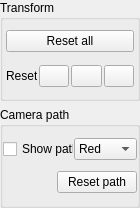
<?xml version="1.0" encoding="UTF-8"?>
<ui version="4.0">
 <class>CameraOptionsWidget</class>
 <widget class="QWidget" name="CameraOptionsWidget">
  <property name="geometry">
   <rect>
    <x>0</x>
    <y>0</y>
    <width>140</width>
    <height>208</height>
   </rect>
  </property>
  <property name="minimumSize">
   <size>
    <width>140</width>
    <height>0</height>
   </size>
  </property>
  <layout class="QVBoxLayout" name="verticalLayout">
   <property name="leftMargin">
    <number>0</number>
   </property>
   <property name="topMargin">
    <number>0</number>
   </property>
   <property name="rightMargin">
    <number>0</number>
   </property>
   <property name="bottomMargin">
    <number>0</number>
   </property>
   <item>
    <widget class="QGroupBox" name="transformGroupBox">
     <property name="title">
      <string>Transform</string>
     </property>
     <layout class="QGridLayout" name="gridLayout" rowstretch="0,0">
      <property name="leftMargin">
       <number>3</number>
      </property>
      <property name="topMargin">
       <number>3</number>
      </property>
      <property name="rightMargin">
       <number>3</number>
      </property>
      <property name="bottomMargin">
       <number>3</number>
      </property>
      <property name="horizontalSpacing">
       <number>2</number>
      </property>
      <item row="1" column="3">
       <widget class="QPushButton" name="resetScaleButton">
        <property name="toolTip">
         <string>Reset scaling</string>
        </property>
        <property name="icon">
         <iconset resource="../data/app.qrc">
          <normaloff>:/icons/themes/playful/tools/tool-camera-scale.svg</normaloff>:/icons/themes/playful/tools/tool-camera-scale.svg</iconset>
        </property>
        <property name="iconSize">
         <size>
          <width>22</width>
          <height>22</height>
         </size>
        </property>
       </widget>
      </item>
      <item row="1" column="2">
       <widget class="QPushButton" name="resetRotationButton">
        <property name="toolTip">
         <string>Reset rotation</string>
        </property>
        <property name="icon">
         <iconset resource="../data/app.qrc">
          <normaloff>:/icons/themes/playful/tools/tool-camera-rotate.svg</normaloff>:/icons/themes/playful/tools/tool-camera-rotate.svg</iconset>
        </property>
        <property name="iconSize">
         <size>
          <width>22</width>
          <height>22</height>
         </size>
        </property>
       </widget>
      </item>
      <item row="1" column="0">
       <widget class="QLabel" name="resetLabel">
        <property name="text">
         <string>Reset</string>
        </property>
       </widget>
      </item>
      <item row="1" column="1">
       <widget class="QPushButton" name="resetTranslationButton">
        <property name="toolTip">
         <string>Reset translation</string>
        </property>
        <property name="icon">
         <iconset resource="../data/app.qrc">
          <normaloff>:/icons/themes/playful/tools/tool-camera-move.svg</normaloff>:/icons/themes/playful/tools/tool-camera-move.svg</iconset>
        </property>
        <property name="iconSize">
         <size>
          <width>22</width>
          <height>22</height>
         </size>
        </property>
       </widget>
      </item>
      <item row="0" column="0" colspan="4">
       <widget class="QPushButton" name="resetAllButton">
        <property name="toolTip">
         <string>Reset all transforms</string>
        </property>
        <property name="text">
         <string>Reset all</string>
        </property>
       </widget>
      </item>
     </layout>
    </widget>
   </item>
   <item>
    <widget class="QGroupBox" name="cameraPathGroupBox">
     <property name="title">
      <string>Camera path</string>
     </property>
     <layout class="QVBoxLayout" name="verticalLayout_2">
      <property name="spacing">
       <number>0</number>
      </property>
      <property name="leftMargin">
       <number>0</number>
      </property>
      <property name="topMargin">
       <number>0</number>
      </property>
      <property name="rightMargin">
       <number>0</number>
      </property>
      <property name="bottomMargin">
       <number>0</number>
      </property>
      <item>
       <layout class="QHBoxLayout" name="horizontalLayout_5">
        <item>
         <widget class="QCheckBox" name="showCameraPathCheckBox">
          <property name="toolTip">
           <string>Show interpolation path</string>
          </property>
          <property name="text">
           <string>Show path</string>
          </property>
         </widget>
        </item>
        <item>
         <widget class="QComboBox" name="pathColorComboBox">
          <property name="toolTip">
           <string>Color of the camera path</string>
          </property>
          <item>
           <property name="text">
            <string>Red</string>
           </property>
          </item>
          <item>
           <property name="text">
            <string>Blue</string>
           </property>
          </item>
          <item>
           <property name="text">
            <string>Green</string>
           </property>
          </item>
          <item>
           <property name="text">
            <string>Black</string>
           </property>
          </item>
          <item>
           <property name="text">
            <string>White</string>
           </property>
          </item>
         </widget>
        </item>
       </layout>
      </item>
      <item>
       <layout class="QHBoxLayout" name="horizontalLayout_6">
        <item>
         <spacer name="horizontalSpacer">
          <property name="orientation">
           <enum>Qt::Horizontal</enum>
          </property>
          <property name="sizeHint" stdset="0">
           <size>
            <width>40</width>
            <height>20</height>
           </size>
          </property>
         </spacer>
        </item>
        <item>
         <widget class="QPushButton" name="btnResetPath">
          <property name="toolTip">
           <string>Reset path</string>
          </property>
          <property name="text">
           <string>Reset path</string>
          </property>
         </widget>
        </item>
       </layout>
      </item>
     </layout>
    </widget>
   </item>
  </layout>
 </widget>
 <tabstops>
  <tabstop>resetAllButton</tabstop>
  <tabstop>resetTranslationButton</tabstop>
  <tabstop>resetRotationButton</tabstop>
  <tabstop>resetScaleButton</tabstop>
  <tabstop>showCameraPathCheckBox</tabstop>
  <tabstop>pathColorComboBox</tabstop>
  <tabstop>btnResetPath</tabstop>
 </tabstops>
 <resources>
  <include location="../data/app.qrc"/>
 </resources>
 <connections/>
</ui>
